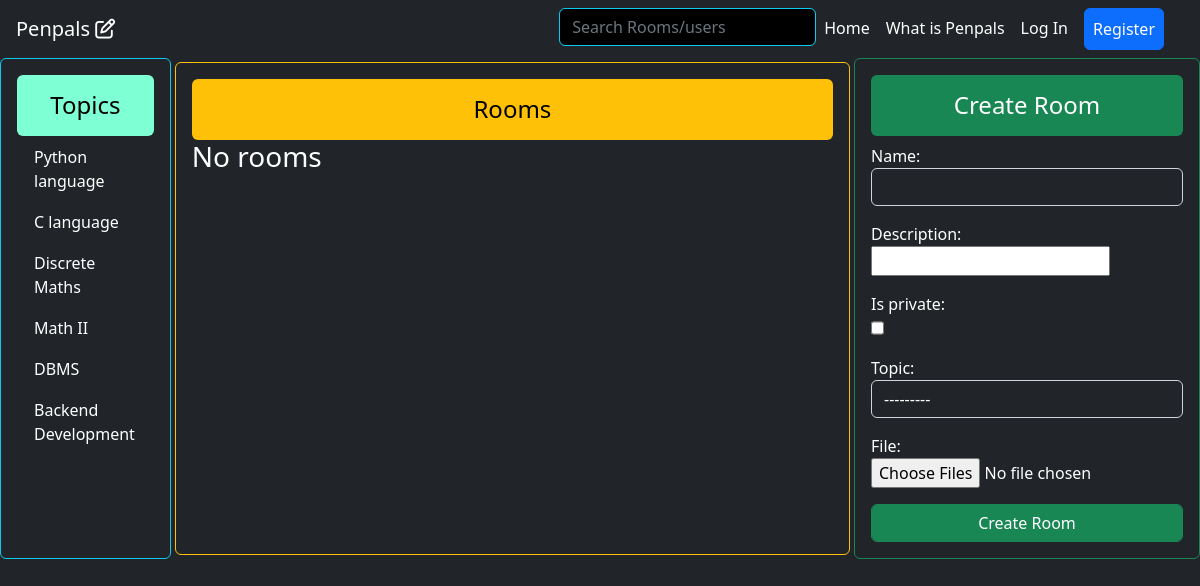
Page /?t=Misc on the earlier database version.
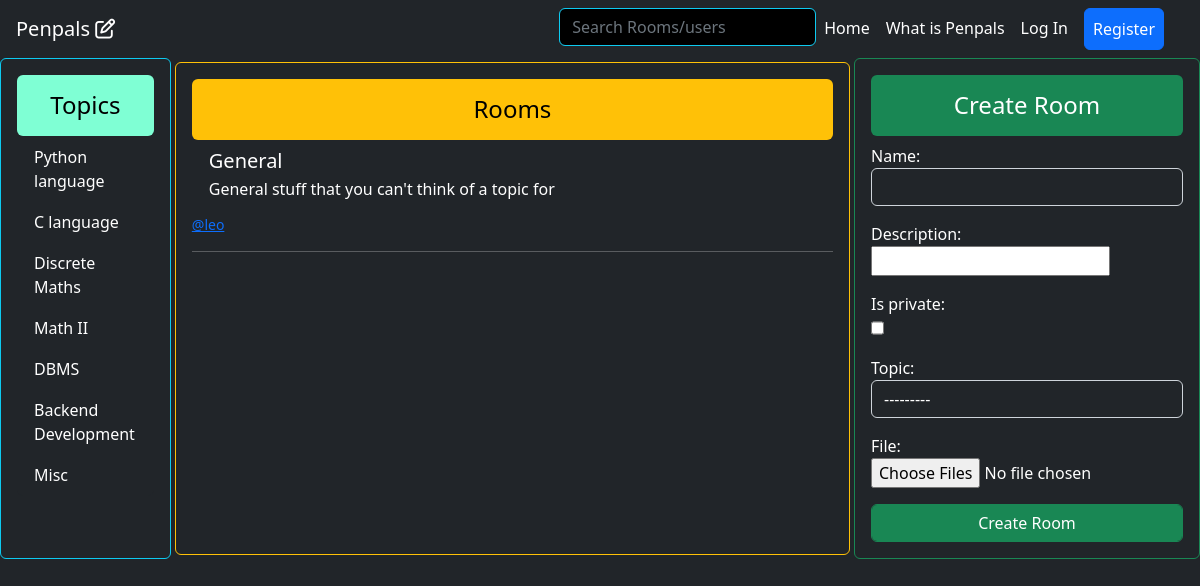
Same page on the later database version.
### base/models.py (models this page shows, shortened)
class Topic(models.Model):
    name = models.CharField(max_length=50)
    def __str__(self):
        return self.name

class Room(models.Model):
    name = models.CharField(max_length=120)
    description = MarkdownField(rendered_field='description_rendered', validator=VALIDATOR_STANDARD)
    description_rendered = RenderedMarkdownField()
    is_private = models.BooleanField(default=False)
    created_at = models.DateTimeField(auto_now_add=True)
    updated_at = models.DateTimeField(auto_now=True)
    topic = models.ForeignKey(Topic,null=True, on_delete=models.SET_NULL ,related_name='topic_rooms')
    creator = models.ForeignKey(Account,null=True,on_delete=models.SET_NULL,related_name='created_rooms')
    admins = models.ManyToManyField(Account,related_name='administrated_rooms')
    participants = models.ManyToManyField(Account,related_name='joined_rooms')
    class Meta:
        ordering = ['-created_at']

### accounts/models.py (models this page shows, shortened)
class Account(AbstractBaseUser,PermissionsMixin):
    id = models.UUIDField(primary_key = True,default=uuid.uuid4,editable=False)
    Genders=[
        ("Male","Male"),
        ("Female","Female")
    ]
    email = models.EmailField(verbose_name="email", max_length=60, unique=True)
    username = models.CharField(max_length=30, unique=True)
    gender = models.CharField(max_length=7,choices=Genders,default = "Male")
    phone_num = PhoneNumberField(blank=True)
    current_residence = CountryField(null =True , blank = True)
    nationality = CountryField(null =True , blank = True)
    date_joined = models.DateTimeField(verbose_name="date joined", auto_now_add=True)
    last_login = models.DateTimeField(verbose_name="last login", auto_now=True)
    is_active = models.BooleanField(default=True)
    is_admin = models.BooleanField(default=False)
    is_staff = models.BooleanField(default=False)
    is_superuser = models.BooleanField(default=False)
    profile_image = models.URLField(default="https://www.freeiconspng.com/thumbs/account-icon/account-icon-33.png")
    USERNAME_FIELD = "email"
    REQUIRED_FIELDS = [
        'username',
    ]
    objects = MyAccountManager()
    class Meta:
        unique_together = ('username','email')
    def __str__(self):
        return f"<a href='/accounts/{self.id}'>@{self.username}</a>"

### base/views.py (the view, shortened to what this page needs)
# urls.py: path('',index,name='index'),
def index(request):
    context = {}
    rooms = ''
    if request.GET:
        t = request.GET.get('t')
        s = request.GET.get('s')
        if t:
            rooms = Room.objects.filter(Q(topic__name__icontains = t)).exclude(is_private = True)
    else:
        rooms = Room.objects.all().exclude(is_private=True)
    context['rooms'] = rooms
    context['creation_form'] = RoomCreationForm()
    context['file_form'] = RoomFileForm()
    context['topics'] = Topic.objects.all()
    return render(request,"index.html",context)

### base/forms.py
class RoomCreationForm(forms.ModelForm):
    class Meta:
        model = Room
        fields = ('name','description','is_private','topic',)
        widgets = {
            'name': forms.TextInput(attrs={'class':'bg-dark text-white form-control'}),
            'description': MDEWidget(attrs={'class':'bg-dark text-white form-control'}),
            'is_private': forms.CheckboxInput(attrs={'class':'form-check',}),
            'topic': forms.Select(attrs={'class':'form-control text-white bg-dark'}),
        }

class RoomFileForm(forms.ModelForm):
    file = forms.FileField(required=False,widget=ClearableMultipleFileInput())
    class Meta:
        model = RoomFile
        fields = ['file']

### base/widgets.py (called while the page is built)
    def is_initial(self, value):
        return bool(value)

### base/templates/index.html (shortened to what this page needs)
{% extends 'layout.html' %}
{% block body %}
<div style="display: grid; grid-template-columns: 1fr 4fr 1fr;">
    <div class="list-group p-3 border rounded border-info ">
        <h4 class="text-center p-3 m-0 rounded text-black" style="background-color: aquamarine;">Topics</h4>
        {% for topic in topics %}
        <a href="{% url 'index' %}?t={{topic.name}}"
            class="list-group-item list-group-item-action bg-dark text-white border-dark">
            {{ topic.name }}
        </a>
        {% endfor %}
    </div>
    <div class="border rounded border-warning list-group p-3 m-1">
        <h4 class="text-center p-3 m-0 rounded text-black bg-warning">Rooms</h4>
        {% include "base/rooms.html" %}
    </div>
    <div class="container border rounded border-success p-3">
        <h4 class="text-center bg-success rounded p-3">Create Room</h4>
        <form action="{% url 'create_room' %}" method="post">
            {{ creation_form.as_p }}
            {{ file_form.as_p }}
            <input type="submit" class="btn btn-success form-control" value="Create Room">
        </form>
    </div>
</div>
{% endblock %}

### base/templates/base/rooms.html (shortened to what this page needs)
{% for room in rooms %}
<a href="{% url 'view_room' room.id %}" class="list-group-item list-group-item-action flex-column align-items-start bg-dark text-white border-dark">
    <div class="d-flex w-100 justify-content-between">
        <h5 class="mb-1">{{ room.name }}</h5>
    </div>
    <p class="mb-1">{{room.description | truncatechars:100}}</p>
    <small>{{room.creator | safe}}</small>
</a>
<hr>
{% empty %}
<h3>No rooms</h3>
{% endfor %}

Differences in the rows shown:
added Topic: name "Misc"
added Room: name "General", description "General stuff that you can't think of a topic for", creator "@leo"
Other differences:
text no longer shown: "No rooms"
